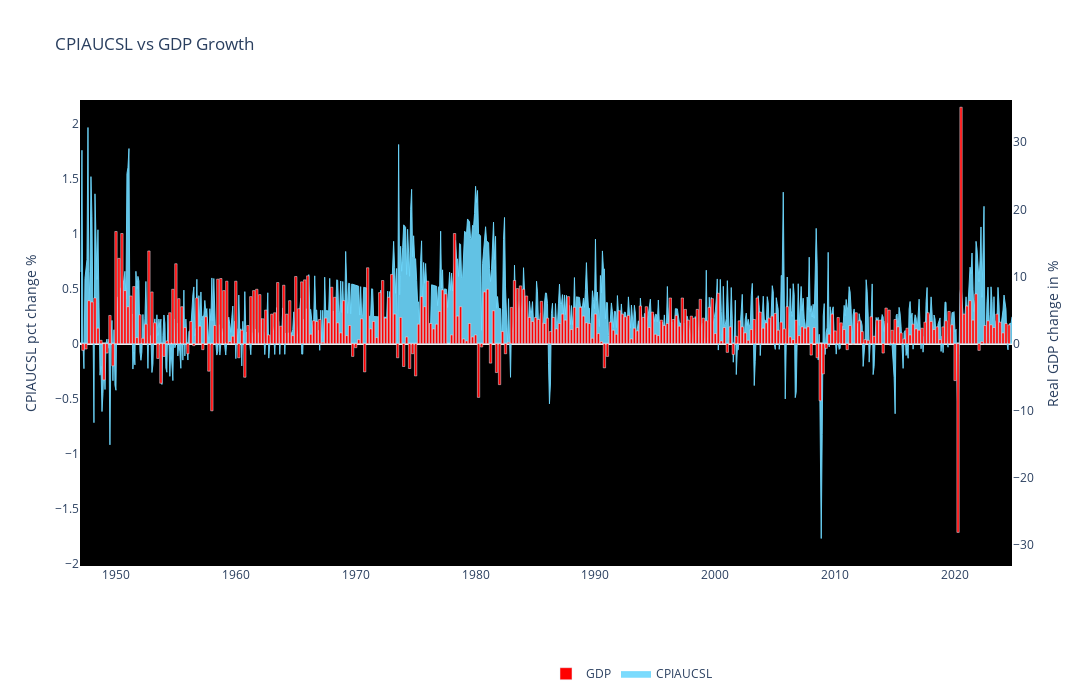

The cell this chart's notebook holds for it:
### Markdown cell above
- **CPIAUCSL vs GDP Growth**

### Code cell
fig = go.Figure()

fig.add_trace(go.Scatter(
    x=CPIAUCSL_df.index,
    y=CPIAUCSL_df['^ %'] * 100,
    name='CPIAUCSL',
    fill='tonexty',
    fillcolor='rgba(109,215,253, 0.9)',
    line=dict(color='rgba(109,215,253, 0.9)', width=1),
))

fig.add_trace(go.Bar(
    x=GDP_df.index,
    y=GDP_df['GDP'],
    name='GDP',
    marker=dict(color='red'),
    yaxis="y2"  
))

# ------------------------------------------------------------------------
level_a = 0  # Level on left y-axis
level_b = 0  # Matching level on right y-axis

# Define the ranges for each axis
range_left = [(CPIAUCSL_df['^ %'] * 100).min() - .25, (CPIAUCSL_df['^ %'] * 100).max() + .25]  # Min and max for right y-axis (to be adjusted)
range_right = [GDP_df['GDP'].min() - 5, GDP_df['GDP'].max() + 5]  # Min and max for left y-axis

# Calculate scaling factor to align levels
proportion = (level_a - range_left[0]) / (range_left[1] - range_left[0])  # Position of level_a
range_right[1] = range_right[0] + (level_b - range_right[0]) / proportion  # Adjust right range
# ------------------------------------------------------------------------

fig.update_layout(
    title=dict(text='CPIAUCSL vs GDP Growth'),
    plot_bgcolor='rgb(0, 0, 0)',
    width=1400,
    height=700,
    # hovermode="y unified",
    yaxis=dict(title="CPIAUCSL pct change %", exponentformat="none", range=range_left, showgrid=False),
    yaxis2=dict(title="Real GDP change in %", overlaying="y", side="right", range=range_right, showgrid=False),
    barmode="group",
    legend=dict(x=0.5, y=-0.2, orientation="h"),
    xaxis=dict(showgrid=False),
)

fig.show()

### Figure 1 — Plotly figure (JSON) as saved in the notebook; plotly's stock layout.template omitted (floating-point values rounded to 4 significant figures; data arrays with more than 128 entries replaced by an {"elided": "..."} marker saying what was removed)
{"data": [{"fill": "tonexty", "fillcolor": "rgba(109,215,253, 0.9)", "line": {"color": "rgba(109,215,253, 0.9)", "width": 1}, "name": "CPIAUCSL", "type": "scatter", "x": {"elided": "934 str values"}, "y": {"elided": "934 float values"}}, {"marker": {"color": "red"}, "name": "GDP", "type": "bar", "x": {"elided": "310 str values"}, "y": {"elided": "310 float values"}, "yaxis": "y2"}], "layout": {"barmode": "group", "height": 700, "legend": {"orientation": "h", "x": 0.5, "y": -0.2}, "plot_bgcolor": "rgb(0, 0, 0)", "title": {"text": "CPIAUCSL vs GDP Growth"}, "width": 1400, "xaxis": {"showgrid": false}, "yaxis": {"exponentformat": "none", "range": [-2.021, 2.214], "showgrid": false, "title": {"text": "CPIAUCSL pct change %"}}, "yaxis2": {"overlaying": "y", "range": [-33.1, 36.27], "showgrid": false, "side": "right", "title": {"text": "Real GDP change in %"}}}}
